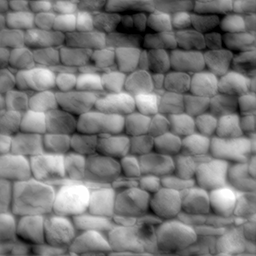
#> input picture Converter/stone_wall_height.png, 256 x 256 px
$ python compare.py
#> lines starting #> are read from the running program, lines starting #| are printed output that depends on the picture
### Converter/to_normal.py
import numpy as np

def convert_height_to_normal(heightmap_image):
    # Convert image to an array and scale it
    height_array = np.array(heightmap_image, dtype=np.float32) / 10

    dx = np.zeros_like(height_array)
    dy = np.zeros_like(height_array)

    # Approximate derivatives
    dx[:, 1:-1] = (height_array[:, 2:] - height_array[:, :-2]) / 2
    dy[1:-1, :] = (height_array[2:, :] - height_array[:-2, :]) / 2

    # Create vectors for the cross product
    v1 = np.stack((np.ones_like(dx), np.zeros_like(dx), dx), axis=-1)
    v2 = np.stack((np.zeros_like(dy), np.ones_like(dy), -dy), axis=-1)

    # Kereszt szorzat normalok kiszámításához
    normals = np.cross(v1, v2)

    # Normalizálás
    norms = np.linalg.norm(normals, axis=-1)
    normals /= norms[..., np.newaxis]

    # Vissza váltas RGB-be
    normal_map = np.zeros((*height_array.shape, 3), dtype=np.uint8)
    normal_map[:, :, 0] = (normals[:, :, 0] + 1) / 2 * 255
    normal_map[:, :, 1] = (normals[:, :, 1] + 1) / 2 * 255
    normal_map[:, :, 2] = (normals[:, :, 2] + 1) / 2 * 255

    return normal_map.astype(np.uint8)

### Converter/to_height.py
import numpy as np

def normal_to_height_map(normal_map, direction):
    height, width = normal_map.shape[:2]
    height_map = np.zeros((height, width))

    if direction == 0:   # top to bottom
        i_range = range(1, height)
        j_range = range(0, width)
        delta_H_func = lambda i, j: normal_map[i, j, 1] / normal_map[i, j, 2]
        update_func = lambda i, j, delta_H: height_map[i-1, j] + delta_H
    elif direction == 1: # bottom to top
        i_range = range(height-2, -1, -1)
        j_range = range(0, width)
        delta_H_func = lambda i, j: normal_map[i, j, 1] / normal_map[i, j, 2]
        update_func = lambda i, j, delta_H: height_map[i+1, j] - delta_H
    elif direction == 2: # left to right
        i_range = range(0, height)
        j_range = range(1, width)
        delta_H_func = lambda i, j: normal_map[i, j, 0] / normal_map[i, j, 2]
        update_func = lambda i, j, delta_H: height_map[i, j-1] - delta_H
    elif direction == 3: # right to left
        i_range = range(0, height)
        j_range = range(width-2, -1, -1)
        delta_H_func = lambda i, j: normal_map[i, j, 0] / normal_map[i, j, 2]
        update_func = lambda i, j, delta_H: height_map[i, j+1] + delta_H

    for i in i_range:
        for j in j_range:
            delta_H = delta_H_func(i, j)
            height_map[i, j] = update_func(i, j, delta_H)

    min_height = np.min(height_map)
    max_height = np.max(height_map)
    height_map = (height_map - min_height) / (max_height - min_height)

    return height_map

def convert_normal_to_height_with_individual_maps(normal_map_image):
    normal_map = np.array(normal_map_image) / 255.0
    normal_map = normal_map * 2 - 1
    height_map = np.zeros(normal_map.shape[:2])
    height_maps = []

    for i in range(4):
        hm = normal_to_height_map(normal_map, i)
        height_maps.append(hm)
        height_map += hm

    height_map /= 4

    min_height = np.min(height_map)
    max_height = np.max(height_map)
    height_map = (height_map - min_height) / (max_height - min_height) * 255

    height_maps = [(hm - np.min(hm)) / (np.max(hm) - np.min(hm)) * 255 for hm in height_maps]
    height_maps = [hm.astype(np.uint8) for hm in height_maps]
    final_height_map = height_map.astype(np.uint8)

    return height_maps, final_height_map

### Converter/to_height_advanced.py
import numpy as np
from scipy.sparse import lil_matrix
from scipy.sparse.linalg import cg

def get_A(n):
    A = lil_matrix((n*n,n*n))

    for i in range(n):
        for j in range(n):
            k = i * n + j

            # b[i][j] = x[i-1][j] + x[i+1][j] + x[i][j-1] + x[i][j+1] -4x[i][j]
            A[k, k] = -4
            temp_i = i-1
            if temp_i < 0:
                temp_i = n-1
            A[k, temp_i * n + j] = 1
            temp_i = i+1
            if temp_i >= n:
                temp_i = 0
            A[k, temp_i * n + j] = 1

            temp_j = j-1
            if temp_j < 0:
                temp_j = n-1
            A[k, i * n + temp_j] = 1
            temp_j = j+1
            if temp_j >= n:
                temp_j = 0
            A[k, i * n + temp_j] = 1

    return A

def get_b(normal):
    n, _, _ = normal.shape
    X =  normal[:,:,0] / normal[:,:,2]
    Y = -normal[:,:,1] / normal[:,:,2]

    b = np.zeros((n, n))

    # b[i][j] = Nx[i+1][j] - Nx[i-1][j] + Ny[i][j+1] - Ny[i][j-1]
    for i in range(n):
        for j in range(n):
            x_right = X[i, (j+1) % n]
            x_left = X[i, (j-1) % n]
            y_up = Y[(i+1) % n, j]
            y_down = Y[(i-1) % n, j]

            b[i, j] = x_right - x_left + y_up - y_down

    b_flat = b.flatten()
    b_flat_transposed = np.transpose(b_flat)

    return b_flat_transposed

def convert_normal_to_height_advanced(normal_map):
    normal = normal_map / 255.0
    normal = normal * 2 - 1

    n = normal.shape[0]

    A = get_A(n)
    A_transpose = A.transpose()
    A_new = A_transpose.dot(A)

    b = get_b(normal)
    b_new = A_transpose.dot(b)

    x, exit_code = cg(A_new, b_new)

    height_map = -x.reshape(n, n)
    min_height = np.min(height_map)
    max_height = np.max(height_map)
    height_map = (height_map - min_height) / (max_height - min_height) * 255
    return height_map.astype(np.uint8)

### Converter/compare.py
import numpy as np
from PIL import Image
import matplotlib.pyplot as plt
from to_height_advanced import convert_normal_to_height_advanced
from to_height import convert_normal_to_height_with_individual_maps
from to_normal import convert_height_to_normal

# scale up the differences to see errors
scale = 1.0

#original_height_map = Image.open("height.png").convert("L")
original_height_map = Image.open("stone_wall_height.png").convert("L")
#original_height_map = Image.open("round_height.png").convert("L")

# Generate normal map
normal_map = convert_height_to_normal(original_height_map)
# Generate height maps
height_maps_list, final_height_map = convert_normal_to_height_with_individual_maps(normal_map)
#> after the loop in convert_normal_to_height_with_individual_maps, `for i in range(4):`:
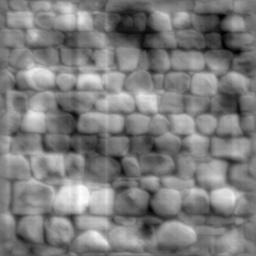
#> height_map: shape (256, 256) float64; min 0.245, max 3.92, mean 2.05; drawn with min black and max white
#> after the loop in convert_normal_to_height_with_individual_maps, `for i in range(4):`: height_maps = 4 items
#> in convert_normal_to_height_with_individual_maps, `min_height = np.min(height_map)`: min_height = 0.0612
#> in convert_normal_to_height_with_individual_maps, `max_height = np.max(height_map)`: max_height = 0.979
#> height_maps_list = 4 items
# Generate advanced height map
advanced_height_map = convert_normal_to_height_advanced(normal_map)
#> in get_b, `Y = -normal[:,:,1] / normal[:,:,2]`:
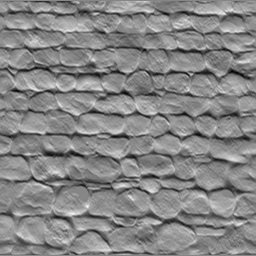
#> Y: shape (256, 256) float64; min -3.33, max 3, mean 0.00688; drawn with min black and max white
#> after the loop in get_b, `for i in range(n):`:
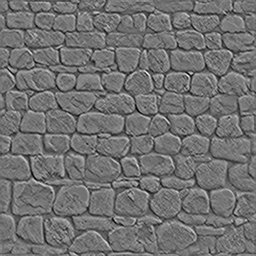
#> b: shape (256, 256) float64; min -5.99, max 7.39, mean -4.34e-19; drawn with min black and max white
#> in convert_normal_to_height_advanced, `x, exit_code = cg(A_new, b_new)`: exit_code = 0
#> in convert_normal_to_height_advanced, `height_map = -x.reshape(n, n)`:
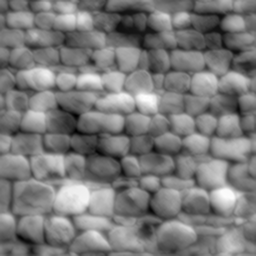
#> height_map: shape (256, 256) float64; min -24.44, max 26.44, mean 0; drawn with min black and max white
#> in convert_normal_to_height_advanced, `min_height = np.min(height_map)`: min_height = -24.44
#> in convert_normal_to_height_advanced, `max_height = np.max(height_map)`: max_height = 26.44

# Calculate differences
diff_simple = np.abs(np.array(original_height_map, dtype=np.float32) - np.array(final_height_map, dtype=np.float32)) * scale
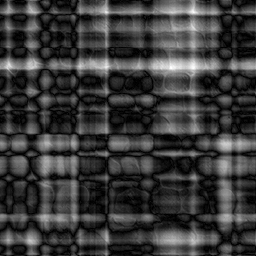
#> diff_simple: shape (256, 256) float32; min 0, max 67, mean 15.3; drawn with min black and max white
diff_advanced = np.abs(np.array(original_height_map, dtype=np.float32) - np.array(advanced_height_map, dtype=np.float32)) * scale
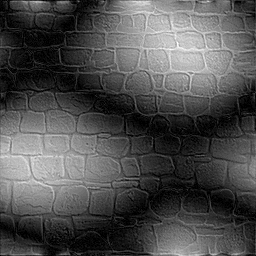
#> diff_advanced: shape (256, 256) float32; min 0, max 34, mean 10.5; drawn with min black and max white

fig, axes = plt.subplots(3, 4, figsize=(20, 15))

# First row: original height map, generated normal map, first and second height maps from the list
axes[0, 0].imshow(original_height_map, cmap='gray')
axes[0, 0].set_title("Original Height Map")
axes[0, 0].axis('off')

axes[0, 1].imshow(normal_map)
axes[0, 1].set_title("Generated Normal Map")
axes[0, 1].axis('off')

axes[0, 2].imshow(height_maps_list[0], cmap='gray')
axes[0, 2].set_title("Generated Height Map T->B")
axes[0, 2].axis('off')

axes[0, 3].imshow(height_maps_list[1], cmap='gray')
axes[0, 3].set_title("Generated Height Map B->T")
axes[0, 3].axis('off')

# Second row: final simple height map, advanced height map, third and fourth height maps from the list
axes[1, 0].imshow(final_height_map, cmap='gray')
axes[1, 0].set_title("Final Simple Height Map")
axes[1, 0].axis('off')

axes[1, 1].imshow(advanced_height_map, cmap='gray')
axes[1, 1].set_title("Advanced Generated Height Map")
axes[1, 1].axis('off')

axes[1, 2].imshow(height_maps_list[2], cmap='gray')
axes[1, 2].set_title("Generated Height Map L->R")
axes[1, 2].axis('off')

axes[1, 3].imshow(height_maps_list[3], cmap='gray')
axes[1, 3].set_title("Generated Height Map R->L")
axes[1, 3].axis('off')

# Third row: difference images
axes[2, 0].imshow(diff_simple, cmap='gray', vmin=0, vmax=255)
axes[2, 0].set_title("Original - Simple Height Map")
axes[2, 0].axis('off')

axes[2, 1].imshow(diff_advanced, cmap='gray', vmin=0, vmax=255)
axes[2, 1].set_title("Original - Advanced Height Map")
axes[2, 1].axis('off')

# Hide the remaining empty subplots
axes[2, 2].axis('off')
axes[2, 3].axis('off')

plt.tight_layout()
plt.show()
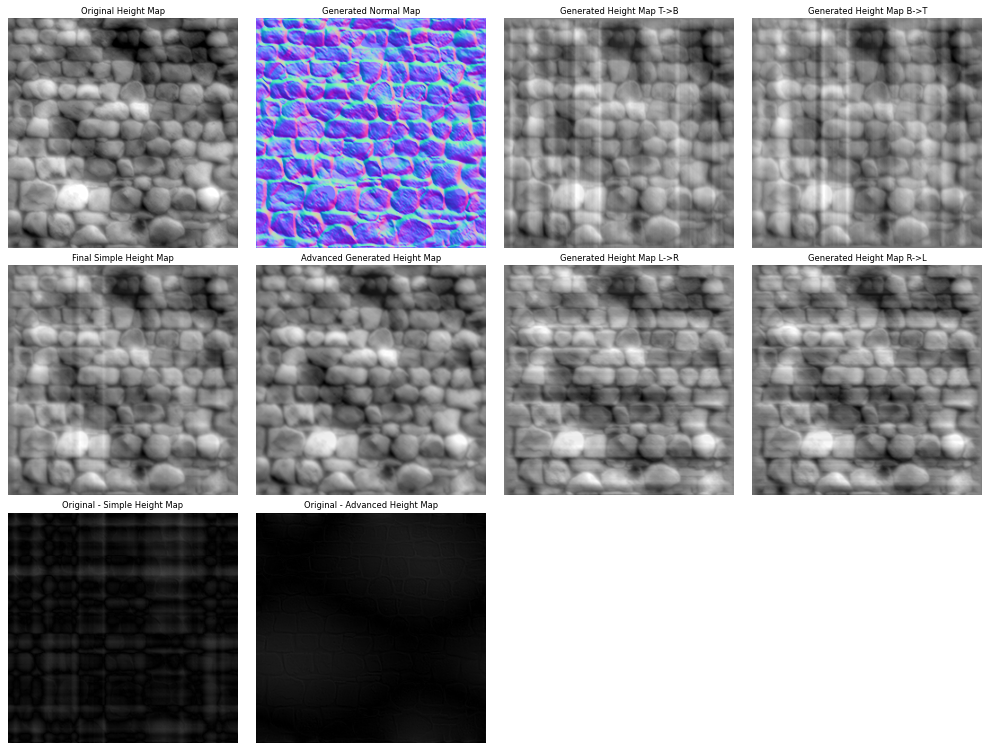
#> figure drawn by matplotlib, 10 panels

$ run again, with Converter/round_height.png copied over Converter/stone_wall_height.png
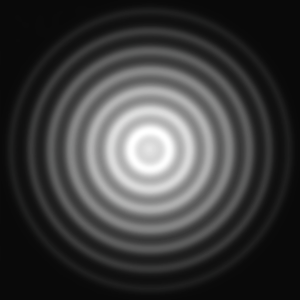
#> input picture Converter/round_height.png, 300 x 300 px
#> after the loop in convert_normal_to_height_with_individual_maps, `for i in range(4):`: height_maps = 4 items
#> in convert_normal_to_height_with_individual_maps, `min_height = np.min(height_map)`: min_height = 0.00731
#> in convert_normal_to_height_with_individual_maps, `max_height = np.max(height_map)`: max_height = 0.998
#> height_maps_list = 4 items
#> after the loop in get_b, `for i in range(n):`:
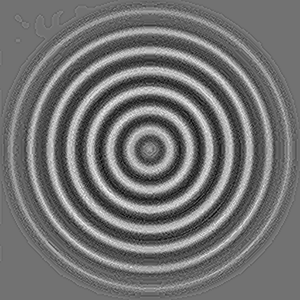
#> b: shape (300, 300) float64; min -0.865, max 1.06, mean 1.58e-19; drawn with min black and max white
#> exit_code = 0
#> in convert_normal_to_height_advanced, `min_height = np.min(height_map)`: min_height = -10.57
#> in convert_normal_to_height_advanced, `max_height = np.max(height_map)`: max_height = 38.89
#> `diff_advanced = np.abs(np.array(original_height_map, dtype=np.float32)..`:
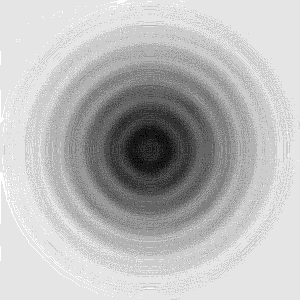
#> diff_advanced: shape (300, 300) float32; min 0, max 10, mean 7.3; drawn with min black and max white
